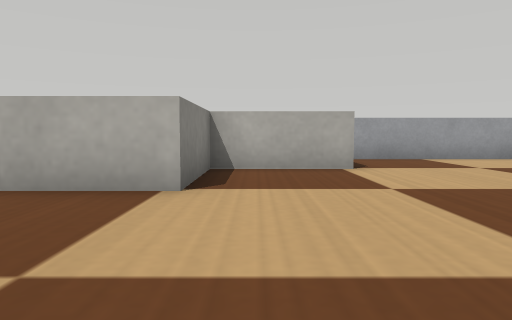
[1] (above)

16 first-person views from a walk through a world built for the Webots simulator. The camera is 0.06 m above the floor, tilts 4° down and sees 70° across. The floor is counted in squares, 0.1 m on a side. Each view is taken from the middle of a square. On the plan, view 1 faces up. The plan holds only what a view shows up to about 10 squares ahead; the rest is blank. The place goes on beyond the plan. The robots in the file are not drawn. Webots' stock objects and surfaces are drawn as simple stand-ins.

[2]
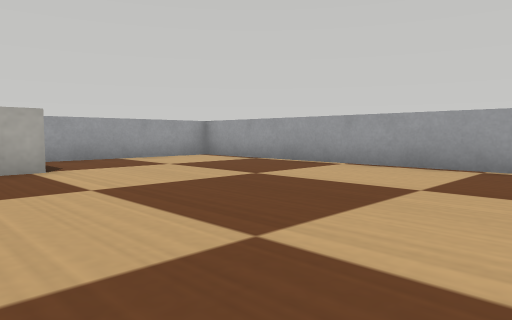

[3]
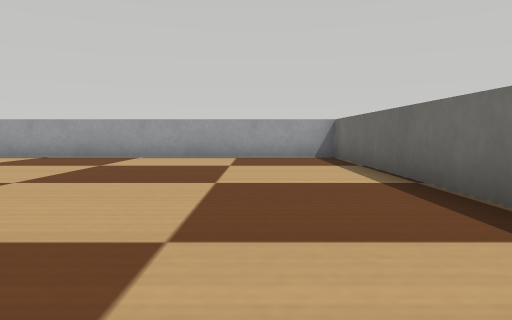

[4]
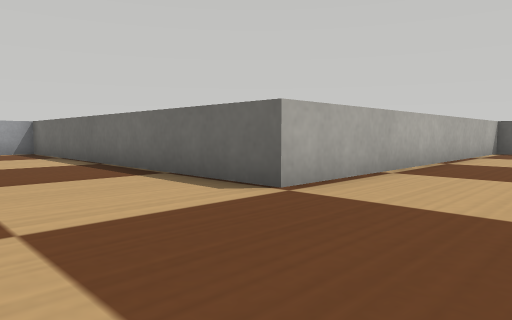

[5]
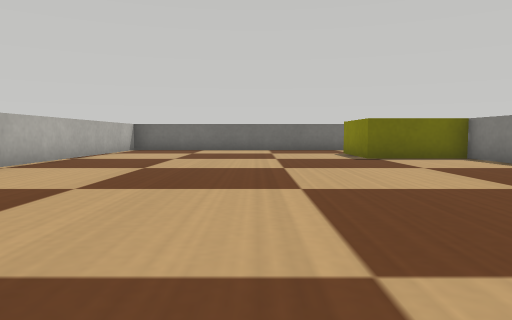

[6]
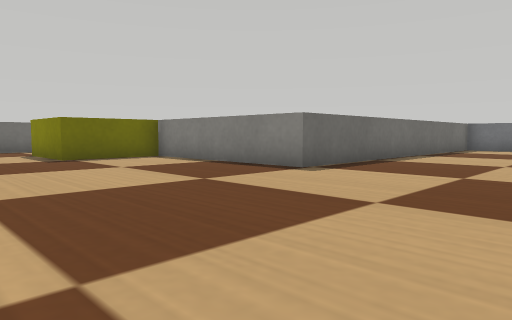

[7]
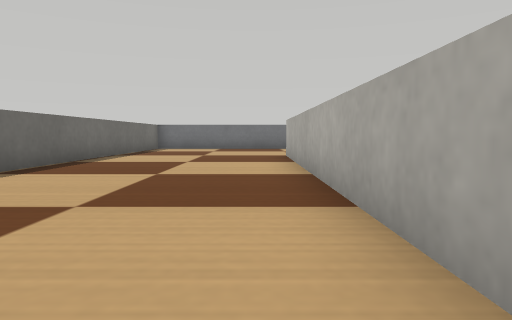

[8]
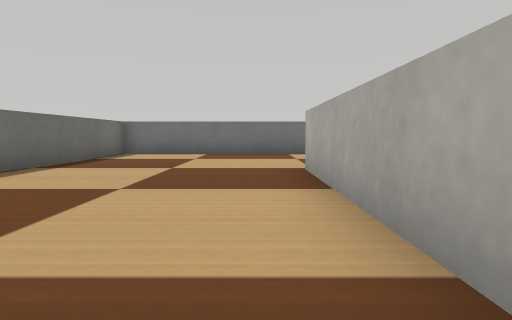

[9]
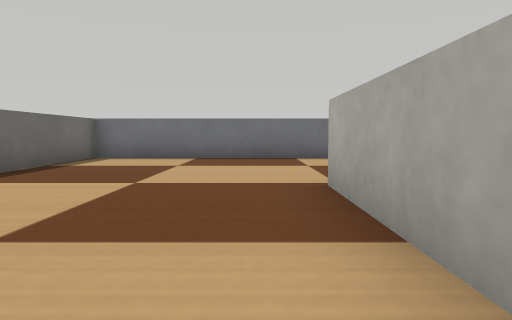

[10]
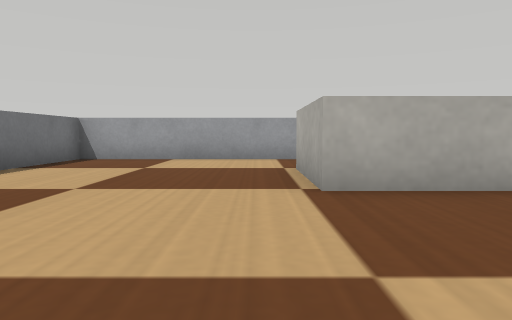

[11]
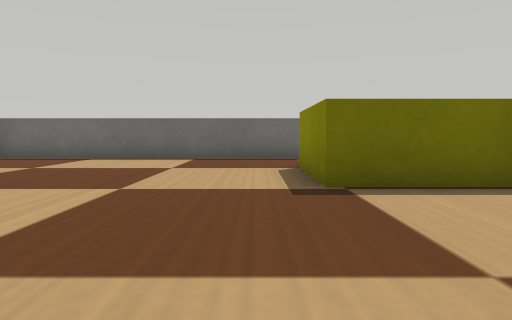

[12]
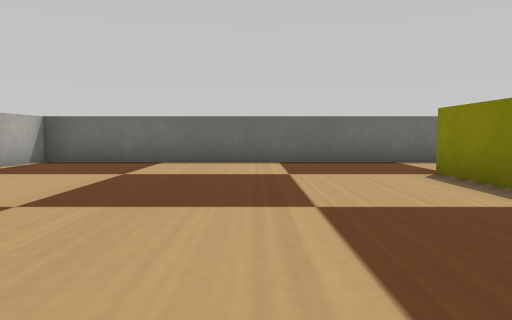

[13]
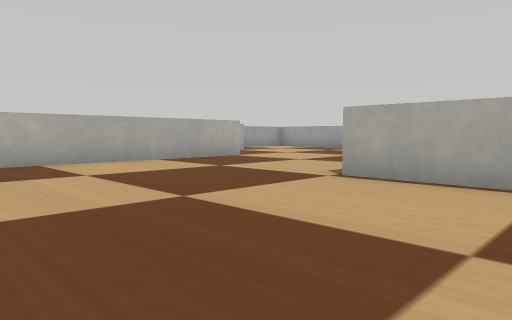

[14]
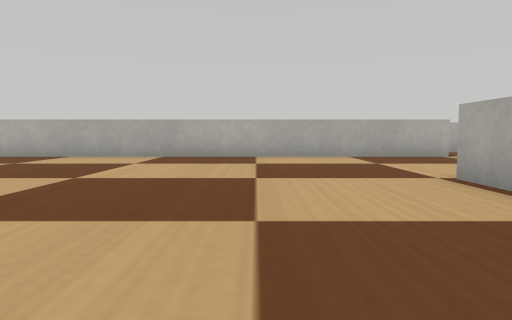

[15]
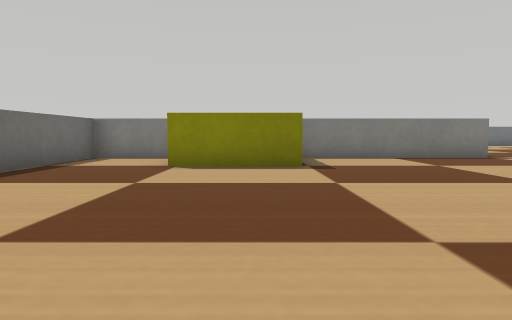

[16]
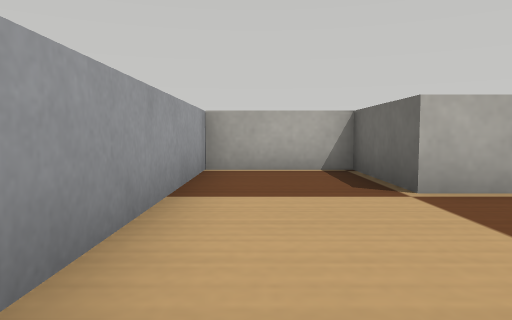

### Floor plan
Points are (right, up) in squares from view 1. A wall is a line through its corners. A room is listed if a view was taken in it or the views show most of it. See-through windows are left out.
Room 1 (views 1, 2, 3, 4, 5, 6, 7, 8, 9, 10, 11, 12, 13, 14, 15, 16)
walls: (-13.3, -9.1) (-13.3, -11.1) (-3.3, -11.1) (-3.3, -1.1) (6.7, -1.1) (6.7, 7.9); (1.8, 6.3) (-0.8, 6.3) (-0.8, 3.9) (-18.3, 3.9) (-18.3, 6.3) (-15.8, 6.3) (-15.8, 8.9) (-23.3, 8.9) (-23.3, -1.1) (-13.3, -1.1) (-13.3, -6.1) (-10.8, -6.1) (-10.8, -8.8); (6.2, 8.9) (2.4, 8.9)

Positions as (right, up) in squares from view 1, and headings:
1: (0, 0), facing up
2: (0, 0), facing up-right
3: (-3, 1), facing right
4: (-6, 2), facing down-right
5: (-8, 3), facing down
6: (-8, 3), facing down-left
7: (-8, 3), facing left
8: (-12, 3), facing left
9: (-14, 3), facing left
10: (-19, 0), facing up
11: (-10, -2), facing down
12: (-8, -3), facing down
13: (-8, -4), facing up-right
14: (-6, -6), facing up
15: (-4, -7), facing left
16: (-22, 8), facing right
